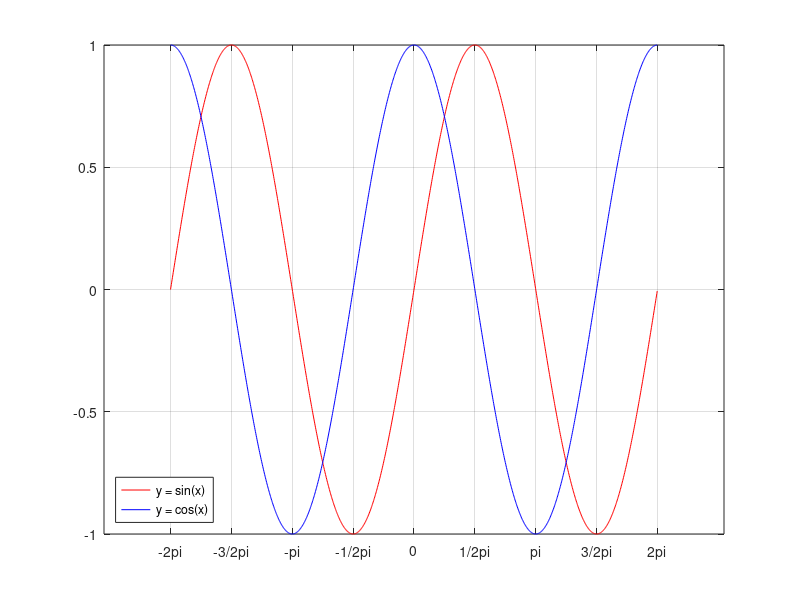

Source code (MATLAB):
x1 = [-2*pi:0.01:2*pi];
y1 = sin(x1);
plot(x1,y1,'r');
set(gca,'XTick',-2*pi:pi/2:2*pi);
set(gca,'XTickLabel',{'-2pi','-3/2pi','-pi','-1/2pi','0','1/2pi','pi','3/2pi','2pi'});

hold on;
grid on;

x2 = [-2*pi:0.01:2*pi];
y2 = cos(x2);
plot(x2,y2,'b');
legend({'y = sin(x)','y = cos(x)'},'Location','southwest')

